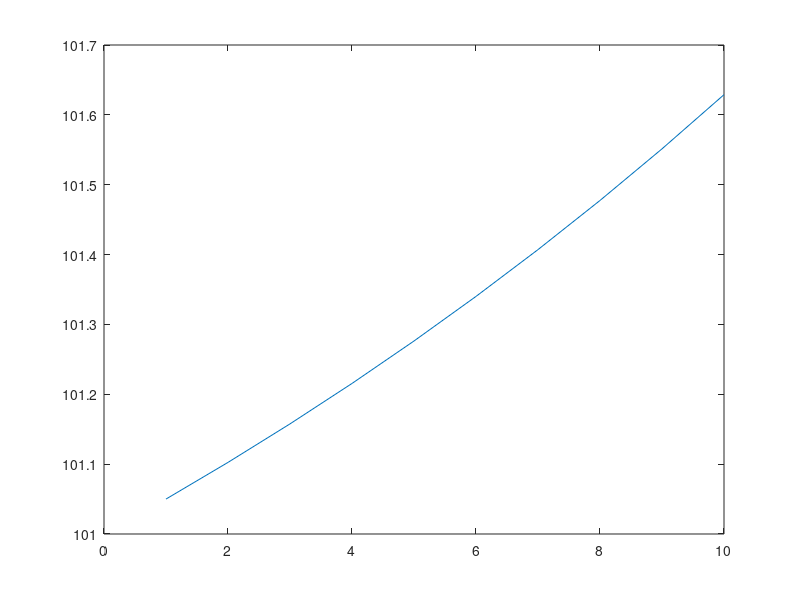

The MATLAB script that drew this image:
% create 2 separate 2x2 array using reshape
x = reshape(1:4, 2,2)
y = reshape(5:8, 2,2)

% assuming the matrices have compatible dimensions
% we can multiply the matrices 
x*y

% instead, let's assume we want to multiply
% the corresponding elements by one another
% rather than performing traditional matrix
% multiplications--we can use element-wise operators
x.*y

% As an example of how we'd use this, let's
% say we want to plot a graph of a growing
% bank deposit with a starting deposit of $100
% and an interest rate of 5% over the next 10 years
q0=100
r=0.05
t=1:10
% By using the element-wise operator, we implicitly
% define our result, q, to have as many entries as t
q = q0 + (1+r).^t
plot(q)
